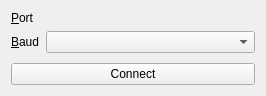
<?xml version="1.0" encoding="UTF-8"?>
<ui version="4.0">
 <class>ConnectionForm</class>
 <widget class="QWidget" name="ConnectionForm">
  <property name="geometry">
   <rect>
    <x>0</x>
    <y>0</y>
    <width>266</width>
    <height>96</height>
   </rect>
  </property>
  <property name="maximumSize">
   <size>
    <width>16777215</width>
    <height>300</height>
   </size>
  </property>
  <property name="windowTitle">
   <string>Form</string>
  </property>
  <property name="autoFillBackground">
   <bool>true</bool>
  </property>
  <property name="styleSheet">
   <string notr="true"/>
  </property>
  <layout class="QVBoxLayout" name="verticalLayout">
   <item>
    <layout class="QFormLayout" name="formLayout">
     <property name="fieldGrowthPolicy">
      <enum>QFormLayout::ExpandingFieldsGrow</enum>
     </property>
     <item row="0" column="0">
      <widget class="QLabel" name="labelPort">
       <property name="text">
        <string>&amp;Port</string>
       </property>
       <property name="buddy">
        <cstring>portSelector</cstring>
       </property>
      </widget>
     </item>
     <item row="0" column="1">
      <widget class="PortSelector" name="portSelector" native="true"/>
     </item>
     <item row="1" column="0">
      <widget class="QLabel" name="labelBaud">
       <property name="text">
        <string>&amp;Baud</string>
       </property>
       <property name="buddy">
        <cstring>comboBaud</cstring>
       </property>
      </widget>
     </item>
     <item row="1" column="1">
      <widget class="QComboBox" name="comboBaud">
       <property name="sizePolicy">
        <sizepolicy hsizetype="Expanding" vsizetype="Minimum">
         <horstretch>0</horstretch>
         <verstretch>0</verstretch>
        </sizepolicy>
       </property>
      </widget>
     </item>
    </layout>
   </item>
   <item>
    <widget class="QPushButton" name="btnConnect">
     <property name="sizePolicy">
      <sizepolicy hsizetype="Preferred" vsizetype="Fixed">
       <horstretch>0</horstretch>
       <verstretch>0</verstretch>
      </sizepolicy>
     </property>
     <property name="text">
      <string>Connect</string>
     </property>
    </widget>
   </item>
  </layout>
 </widget>
 <customwidgets>
  <customwidget>
   <class>PortSelector</class>
   <extends>QWidget</extends>
   <header>portselector.h</header>
   <container>1</container>
  </customwidget>
 </customwidgets>
 <resources/>
 <connections/>
</ui>
